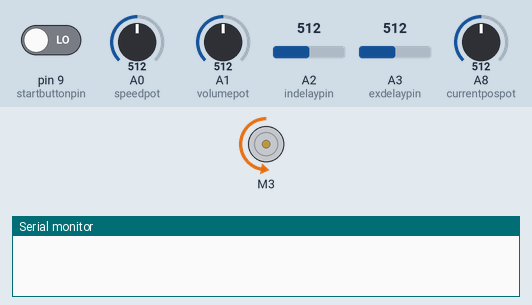
Simulated run of this sketch. Board: Arduino Mega 2560, built with avr-gcc and run on an emulated ATmega2560. Parts: DC motor (green arrow = forward, orange = backward, longer = faster), the last lines printed to the serial monitor. The test bench sets the inputs (shaded band); at power-on: A8 (currentpospot) = 512, pin 9 (startbuttonpin) LOW, A0 (speedpot) = 512, A1 (volumepot) = 512, A2 (indelaypin) = 512, A3 (exdelaypin) = 512.

Above: at 0.8 s.
0.9 s: A8 (currentpospot) set to 416
2.4 s: A8 (currentpospot) set to 383
At 3.6 s:
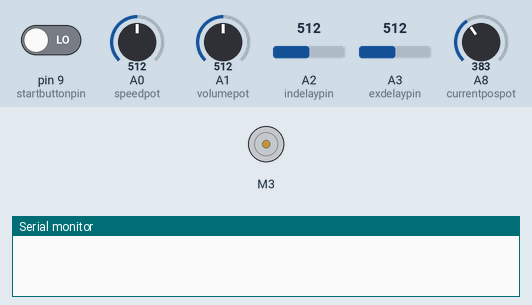
3.9 s: pin 9 (startbuttonpin) driven HIGH
6.9 s: A0 (speedpot) set to 142
At 7.41 s:
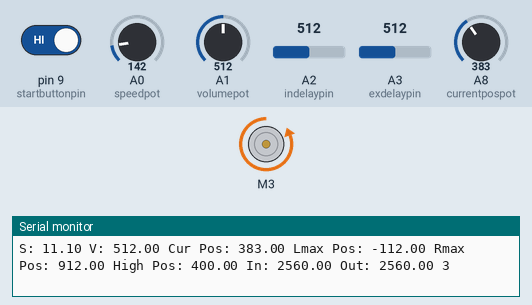
8.9 s: A0 (speedpot) set to 114
At 9.7 s:
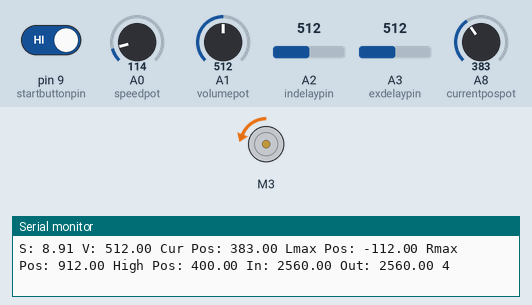
11.9 s: A0 (speedpot) set to 210
At 13.1 s:
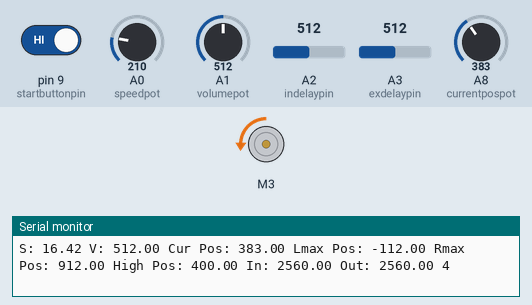
Timing chart, 0 to 14.5 s (numbered marks = the images above; inputs shaded):
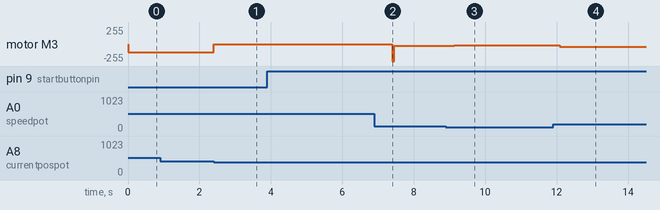

The sketch:

Motor_Only.ino
```cpp
///////////////////////////////////////////////////////////////////////////////////////
//////////////////////// VENTILATOR CONTROLLER CODE ///////////////////////////////////
///////////////////////////////////////////////////////////////////////////////////////
//  DATE CREATED  : 30 MARCH 2020
//  VERSION       : 3
//  PROGRAMMER    : MIRAN DABARE
///////////////////////////////////////////////////////////////////////////////////////


/////////////////////////////////   NOTES   /////////////////////////////////////////////
// * THIS CODE USES THE ON BOARD ADC
// * GET THE BTS760 LIBRARY FROM https://robojax.com/learn/arduino/?vid=robojax_BTS7960_motor_driver
// * THIS CODE ADDS SUPPORT FOR 20X4 LCD DISPLAY AND 2 POTS TO CONTROL THE INHALE AND EXHALE DELAYS
// * ALSO INCLUDES ADS 1015 ADC
// * BMP180 PRESSURE SENSOR SUPPORT


// THESE ARE MOTOR CONTROLLER LIBRARY HEADERS
#define RPWM          3 // define pin 3 for RPWM pin (output)
#define R_EN          4 // define pin 2 for R_EN pin (input)
#define R_IS          5 // define pin 5 for R_IS pin (output)

#define LPWM          6 // define pin 6 for LPWM pin (output)
#define L_EN          7 // define pin 7 for L_EN pin (input)
#define L_IS          8 // define pin 8 for L_IS pin (output)

#define CW            1 //do not change
#define CCW           0 //do not change
#define debug         0 //change to 0 to hide serial monitor debugging infornmation or set to 1 to view

#define speedpot      A0       //PIN FOR SPEED POT
#define volumepot     A1      //PIN FOR VOLUME POT
#define currentpospot A8  //PIN FOR PISTON POT
#define indelaypin    A2
#define exdelaypin    A3

#define startbuttonpin  9

#include <RobojaxBTS7960.h>
RobojaxBTS7960 motor(R_EN,RPWM,R_IS, L_EN,LPWM,L_IS,debug);


   float speedval = 0;          // VARIABLE INITIALIZATION
   float volumeval = 0;        // VARIABLE INITIALIZATION
   float motorspeed = 0;       // VARIABLE INITIALIZATION

   float maxvolumepos = 400;  // INSERT THE PISTON BOTTOM MOST ANALOG VALUE
   float minvolumposL = 200;  // INSERT THE PISTON LEFT TOP ANALOG VALUE
   float minvolumposR = 600;  // INSERT THE PISTON RIGHT TOP ANALOG VALUE

   float maxvolume  = 1500;
   float minvolume  = 0;
   float volume     = 0;

   float mspeed     = 0;
   float maxspeed   = 80; //INSERT THE MAX RPM OF THE BELLOW

   float currentpos = 0;     // VARIABLE INITIALIZATION
   float lowpotval = 0;      // VARIABLE INITIALIZATION

   float inhaledelay = 500; // INSERT THE INHALATION DELAY
   float exhaledelay = 500; // INSERT THE EXHALATION DELAY


   int startbutton  = LOW;

    float highpos   = 0;
 float lowposL   = 0;
 float lowposR    = 0;


int pos = 0;

void setup() {

/*
 * AT THE START OF THE CODE, THE CONTROLLER WILL FIND WHERE THE CRANK IS. AND THIS WILL MOVE THE CRANK SO THAT ITS VERTICAL. ie THE BELLOW IS FULL!
 */

 pinMode(startbutton, INPUT);

 speedval   = analogRead(speedpot); //READS THE SPEED POT VALUE
 volumeval  = analogRead(volumepot); //READS THE VOLUME POT VALUE
 currentpos = analogRead(currentpospot); //READS THE PISTON POSITION
 startbutton = digitalRead(startbuttonpin);


  Serial.begin(9600);

   motor.begin();   //starts the motor controller

   while (currentpos < maxvolumepos){ // this returns the piston to the middle max position from the LHS

     motor.rotate(50,CW);
     currentpos = analogRead(currentpospot);
     pos = 00;

      if (currentpos == maxvolumepos){
      motor.stop();// stop the motor
      break;
     }

    }

   motor.stop();// stop the motor

    while (currentpos > maxvolumepos){ // this returns the piston to the middle max position from the RHS

     motor.rotate(50,CCW);
     currentpos = analogRead(currentpospot);
          pos = 11;

     if (currentpos == maxvolumepos){
      motor.stop();// stop the motor
      break;
     }

    }

    motor.stop();// stop the motor
    delay(5000);// run for 5 seconds


}

void loop() {

unsigned long starttime = millis();

 //////////////////////////////////////////////////////////////

 mspeed   = analogRead(speedpot); //READS THE SPEED POT VALUE
 volumeval  = analogRead(volumepot); //READS THE VOLUME POT VALUE
 currentpos = analogRead(currentpospot); //READS THE PISTON POSITION

 startbutton = digitalRead(startbuttonpin);

//THIS WILL SET THE LEFT AND RIGHT LOW POT POSITION OF THE WANTED VOLUME


//BAG FILLING
 while (currentpos < lowposR && currentpos < highpos && startbutton == HIGH){


  motor.rotate(mspeed,CW);
       pos = 1;
  readpots();

  if (currentpos == highpos){
    motor.stop();
    delay(exhaledelay);
    break;
  }
 }


//INHALATION ONE
  while (currentpos < lowposR && currentpos > highpos && startbutton == HIGH){
  motor.rotate(mspeed,CW);
       pos = 2;
    readpots();

  if (currentpos == lowposR){
    motor.stop();
    delay(inhaledelay);
    break;
  }
 }


//BAG FILLING
 while (currentpos > lowposL && currentpos > highpos && startbutton == HIGH){
  motor.rotate(mspeed,CCW);
       pos = 3;
    readpots();

  if (currentpos == highpos){
    motor.stop();
    delay(exhaledelay);
    break;
  }
 }


//INHALATION TWO
  while (currentpos > lowposL && currentpos < highpos && startbutton == HIGH){
  motor.rotate(mspeed,CCW);
       pos = 4;
    readpots();

  if (currentpos == lowposL){
    motor.stop();
    delay(inhaledelay);
    break;
  }
 }


}// loop ends


//CALL THIS FUCTION WHEN EVER YOU WANT TO READ AND STORE THE LATEST POT READINGS AND DISPLAYS ON THE LCD
void readpots(){
 speedval   = analogRead(speedpot); //READS THE SPEED POT VALUE
 volumeval  = analogRead(volumepot); //READS THE VOLUME POT VALUE
 currentpos = analogRead(currentpospot); //READS THE PISTON POSITION
 startbutton = digitalRead(startbuttonpin);

     highpos   = maxvolumepos;
  lowposL   = highpos - (volumeval);
  lowposR    = highpos + (volumeval);

  volume = minvolume + ((maxvolume - minvolume)*(volumeval/1023));

 mspeed = ((speedval/1023)*maxspeed); // Gives the motor speed as a percentage for the pot value


  exhaledelay = analogRead(exdelaypin)*5;
  inhaledelay = analogRead(indelaypin)*5;

debugger ();

}

//THIS IS JUST TO PRINT THE ADC VALUES FOR DEBUGGING
void debugger (){
Serial.print ("S: ");
  Serial.print(mspeed); Serial.print (" ");
  Serial.print ("V: ");
  Serial.print(volumeval); Serial.print (" ");
  Serial.print ("Cur Pos: ");
  Serial.print(currentpos); Serial.print (" ");
    Serial.print ("Lmax Pos: ");
  Serial.print(lowposL); Serial.print (" ");
      Serial.print ("Rmax Pos: ");
  Serial.print(lowposR); Serial.print (" ");
        Serial.print ("High Pos: ");
  Serial.print(highpos); Serial.print (" ");
   Serial.print ("In: ");
    Serial.print(inhaledelay); Serial.print (" ");
       Serial.print ("Out: ");
      Serial.print(exhaledelay); Serial.print (" ");
      Serial.println(pos);
}
```

Measured:
- the behaviour switches between 401 and 400 on A8 (currentpospot) (found by bisection; images 0 and 1)
- the behaviour switches between 128 and 127 on A0 (speedpot) (found by bisection; images 2 and 3)
- after the input at 0.9 s, every drawn part: stays the same
- after the input at 2.4 s, motor M3: backward 127/255 → stopped at once
- after the input at 3.9 s, every drawn part: stays the same
- after the input at 8.9 s, motor M3: backward 28/255 → backward 20/255 after 0.23 s
- after the input at 11.9 s, motor M3: backward 20/255 → backward 40/255 after 0.19 s
